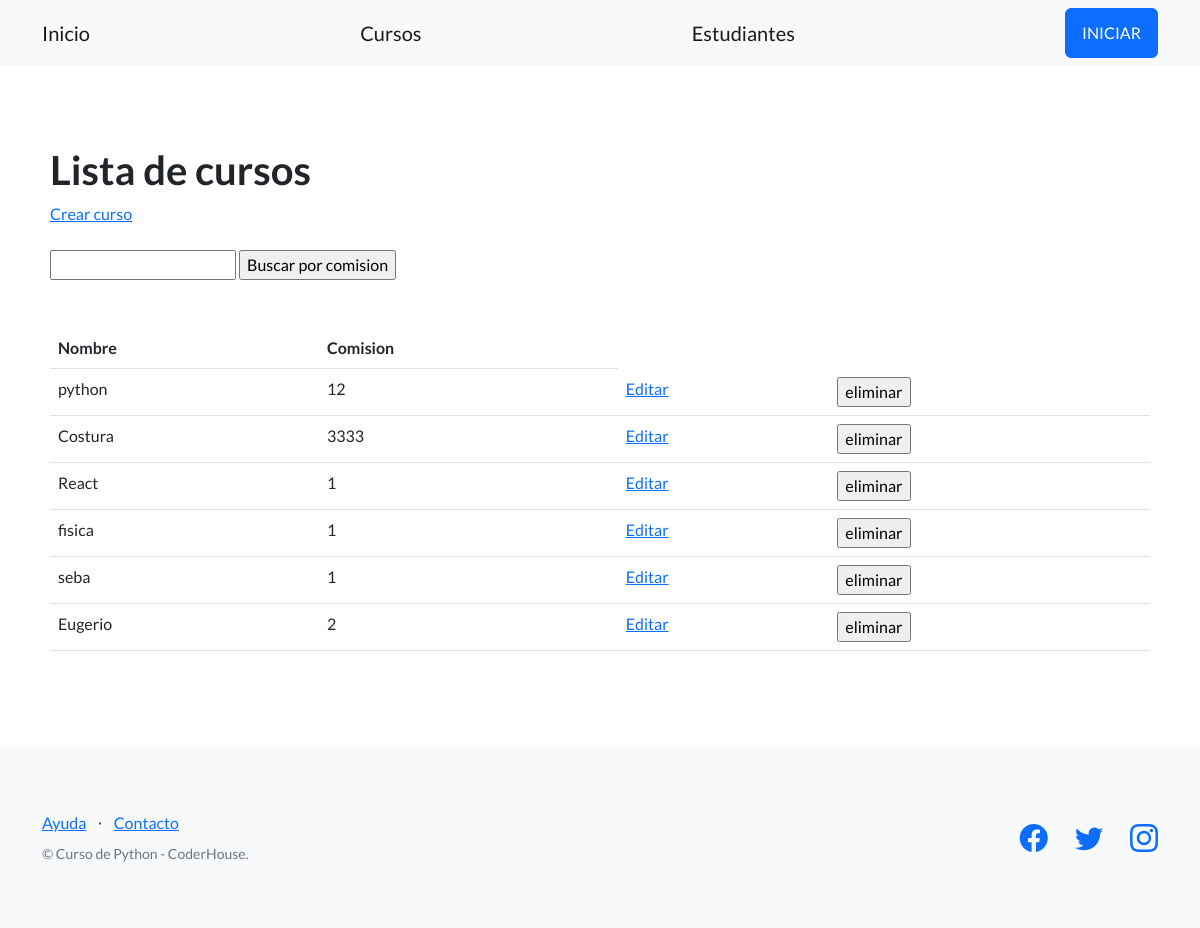
/estudios/cursos/, run on an earlier commit of the app's database.
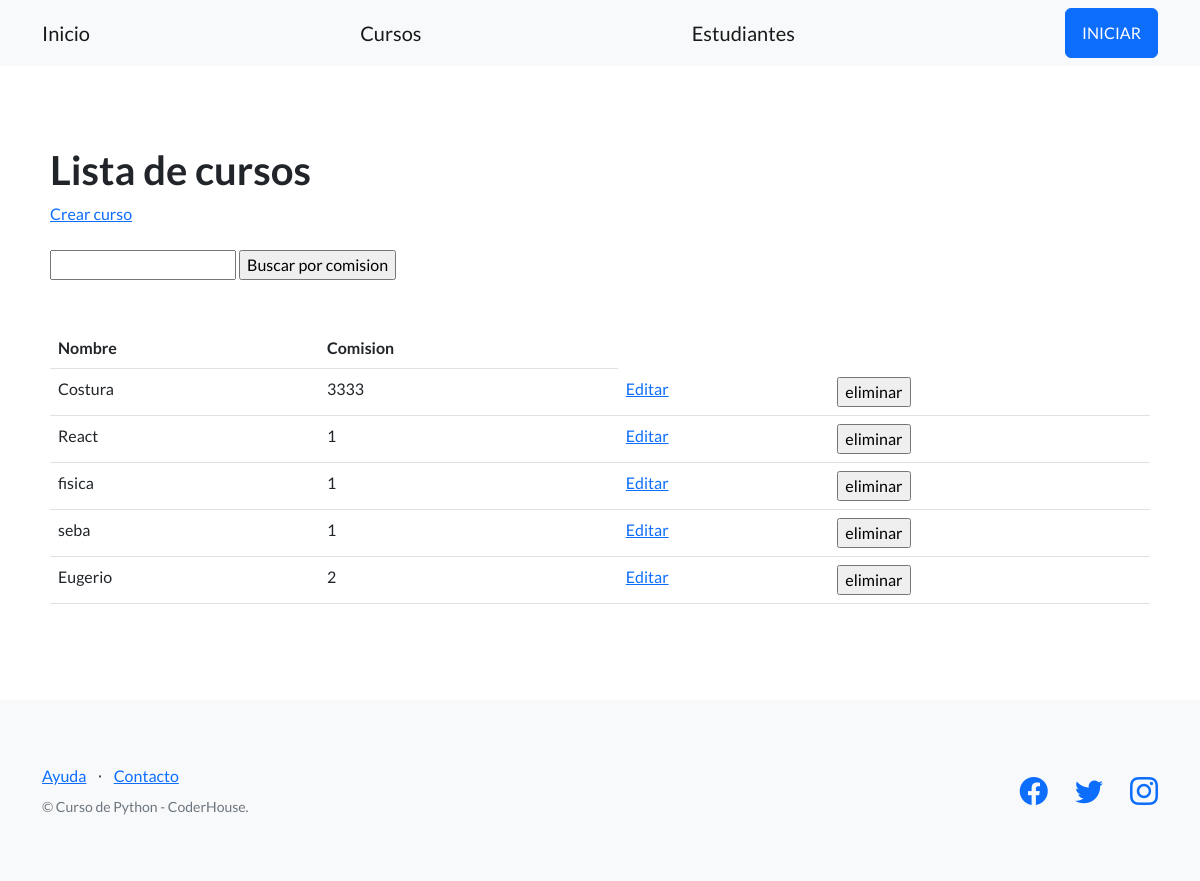
And on a later commit of the database.
### contol_estudios/models.py (models this page shows, shortened)
class Curso(models.Model):
    nombre=models.CharField(max_length=30)
    comision=models.IntegerField()

### contol_estudios/views.py (the view)
# urls.py: path("cursos/",lista_cursos, name="lista_cursos"),
def lista_cursos(request):
    contexto={
        "cursos": Curso.objects.all()
    }
    http_responde=render(
    request= request,
    template_name='contol_estudios/lista_cursos.html',
    context= contexto,
    )
    return http_responde

### contol_estudios/templates/contol_estudios/lista_cursos.html (shortened to what this page needs)
{% extends "contol_estudios/base.html"%}
{% block contenido %}
<section>
    <div>
        <h1> Lista de cursos </h1>
        <a href={% url 'crear_curso' %} > Crear curso </a>
        <br><br>
        <form  action="{% url 'buscar_curso' %}" method="POST" >
            <input type="text" name="busqueda">
            <input type="submit" value="Buscar por comision">
        </form>
        <br><br>
        <table class="table">
            <tbody>
            <tr>
            <th>Nombre</th>
            <th>Comision</th>
            </tr>
            {% for curso in cursos %}
            <tr>
            <td>{{ curso.nombre }}</td>
            <td>{{ curso.comision }}</td>
            <td>
                <a href="{% url 'editar_curso' curso.id %}">Editar</a>
            </td>
            <td>
                <form action="{% url 'eliminar_curso' curso.id %}" method="post">
                    <input type="submit" value="eliminar"/>
                </form>
            </td>
            </tr>
            {% endfor %}
            </tbody>
            </table>
    </div>
</section>
{% endblock contenido %}

What changed in the data, as far as the page shows it:
removed Curso: nombre "python", comision "12"
